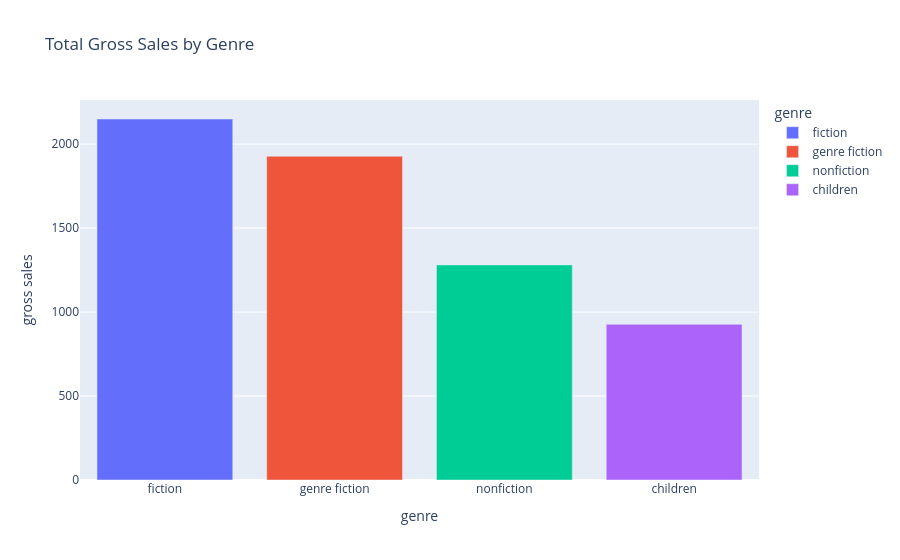

The cell this chart's notebook holds for it:
### Code cell
mean_gross=df.groupby('genre')['gross sales'].mean().reset_index()
mean_gross=mean_gross.sort_values(by='gross sales',ascending=False)
Total_Gross_Sales_by_Genre = px.bar(
    mean_gross, x='genre', y='gross sales', color='genre',
    title='Total Gross Sales by Genre'
)
Total_Gross_Sales_by_Genre.show()

### Figure 1 — Plotly figure (JSON) as saved in the notebook; plotly's stock layout.template omitted (floating-point values rounded to 4 significant figures)
{"data": [{"hovertemplate": "genre=%{x}<br>gross sales=%{y}<extra></extra>", "legendgroup": "fiction", "marker": {"color": "#636efa", "pattern": {"shape": ""}}, "name": "fiction", "orientation": "v", "showlegend": true, "textposition": "auto", "type": "bar", "x": ["fiction"], "xaxis": "x", "y": [2150.0], "yaxis": "y"}, {"hovertemplate": "genre=%{x}<br>gross sales=%{y}<extra></extra>", "legendgroup": "genre fiction", "marker": {"color": "#EF553B", "pattern": {"shape": ""}}, "name": "genre fiction", "orientation": "v", "showlegend": true, "textposition": "auto", "type": "bar", "x": ["genre fiction"], "xaxis": "x", "y": [1928.0], "yaxis": "y"}, {"hovertemplate": "genre=%{x}<br>gross sales=%{y}<extra></extra>", "legendgroup": "nonfiction", "marker": {"color": "#00cc96", "pattern": {"shape": ""}}, "name": "nonfiction", "orientation": "v", "showlegend": true, "textposition": "auto", "type": "bar", "x": ["nonfiction"], "xaxis": "x", "y": [1281.0], "yaxis": "y"}, {"hovertemplate": "genre=%{x}<br>gross sales=%{y}<extra></extra>", "legendgroup": "children", "marker": {"color": "#ab63fa", "pattern": {"shape": ""}}, "name": "children", "orientation": "v", "showlegend": true, "textposition": "auto", "type": "bar", "x": ["children"], "xaxis": "x", "y": [926.8], "yaxis": "y"}], "layout": {"barmode": "relative", "legend": {"title": {"text": "genre"}, "tracegroupgap": 0}, "title": {"text": "Total Gross Sales by Genre"}, "xaxis": {"anchor": "y", "categoryarray": ["fiction", "genre fiction", "nonfiction", "children"], "categoryorder": "array", "domain": [0, 1], "title": {"text": "genre"}}, "yaxis": {"anchor": "x", "domain": [0, 1], "title": {"text": "gross sales"}}}}
